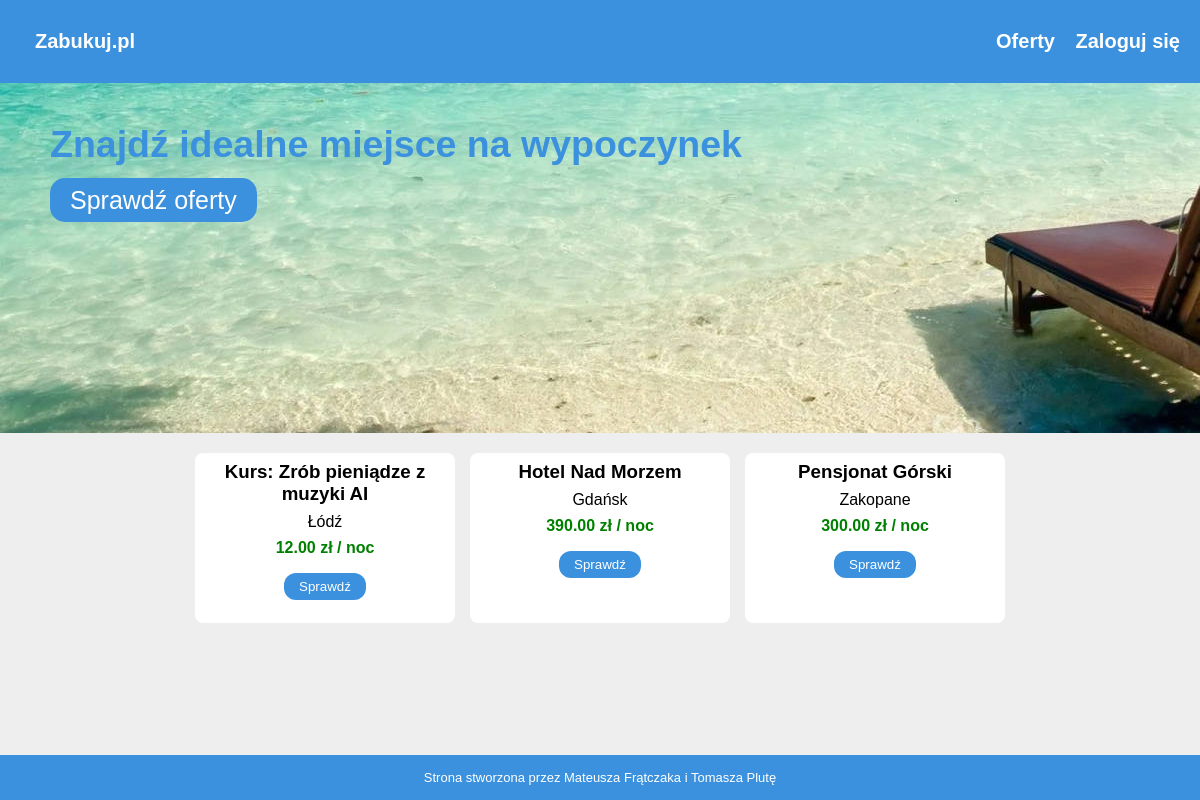
/Zabukuj/index.php, run on the app's committed database.
### tables this page shows
CREATE TABLE `hotels` (
  `id` int(11) NOT NULL,
  `company_id` int(11) NOT NULL,
  `name` varchar(150) NOT NULL,
  `city` varchar(100) NOT NULL,
  `price` decimal(10,2) NOT NULL,
  `description` text DEFAULT NULL
);

### Zabukuj/index.php (the view, shortened to what this page needs)
<?php
include "db.php";
?>
<!DOCTYPE html>
<html lang="pl">
<head>
    <link rel="stylesheet" href="style.css">
</head>
<body>
<nav>
    <div class="nav-left">
        <a href="index.php">Zabukuj.pl</a>
    </div>
    <div class="nav-right">
        <a href="offerts.php">Oferty</a>
        <?php
        if(isset($_SESSION['user_id'])) {
            echo '<a href="deleteAccount.php">Usuń konto</a>';
            echo '<a href="logout.php">Wyloguj się</a>';
        } else {
            echo '<a href="login.php">Zaloguj się</a>';
        }
        ?>
    </div>
</nav>
<section class="hero">
    <div class="hero-content">
        <h1 style="margin-bottom:20px;">Znajdź idealne miejsce na wypoczynek</h1>
        <a href="offerts.php" class="hero-button">Sprawdź oferty</a>
    </div>
</section>
<main class="offers">
<?php
$sql = "SELECT * FROM hotels ORDER BY id DESC LIMIT 3";
$result = mysqli_query($conn, $sql);
while ($row = mysqli_fetch_assoc($result)) {
?>
    <div class="offer">
        <h3><?php echo $row['name']; ?></h3>
        <p class="city"><?php echo $row['city']; ?></p>
        <p class="price"><?php echo $row['price']; ?> zł / noc</p>
        <a href="login.php?id=<?php echo $row['id']; ?>">
            <button>Sprawdź</button>
        </a>
    </div>
<?php } ?>
</main>
<footer>
    <p>Strona stworzona przez Mateusza Frątczaka i Tomasza Plutę</p>
</footer>
</body>
</html>

### Zabukuj/style.css (style rules this page uses)
* { box-sizing: border-box; margin: 0; padding: 0; }
html, body { height: 100%; font-family: Arial, Helvetica, sans-serif; background-color: #eee; display: flex; flex-direction: column; }
nav { background-color: #3b91dd; padding: 30px 20px; display: flex; justify-content: space-between; align-items: center; font-size: 20px; }
nav a { color: white; text-decoration: none; font-weight: bold; margin-left: 15px; }
.hero { height: 350px; background: url("img/back.png"); padding: 40px 50px; color: #3b91dd; font-size: 25px; }
.hero-button { background-color: #3b91dd; color: white; padding: 8px 20px; border-radius: 15px; text-decoration: none; }
.offers { display: flex; flex-wrap: wrap; justify-content: center; gap: 15px; padding: 20px; }
.offer { background-color: white; width: 260px; height: 170px; border-radius: 8px; text-align: center; }
.offer h3, .city, .price { margin: 8px 0; }
.price { color: green; font-weight: bold; }
.offer button { margin: 8px 0 12px; padding: 6px 15px; border: none; border-radius: 12px; background-color: #3b91dd; color: white; cursor: pointer; }
footer { background-color: #3b91dd; color: white; padding: 15px 20px; text-align: center; margin-top: auto; font-size: 13px; }

### data on the page
hotels: name "Kurs: Zrób pieniądze z muzyki AI", city "Łódź", price "12.00"
hotels: name "Hotel Nad Morzem", city "Gdańsk", price "390.00"
hotels: name "Pensjonat Górski", city "Zakopane", price "300.00"
